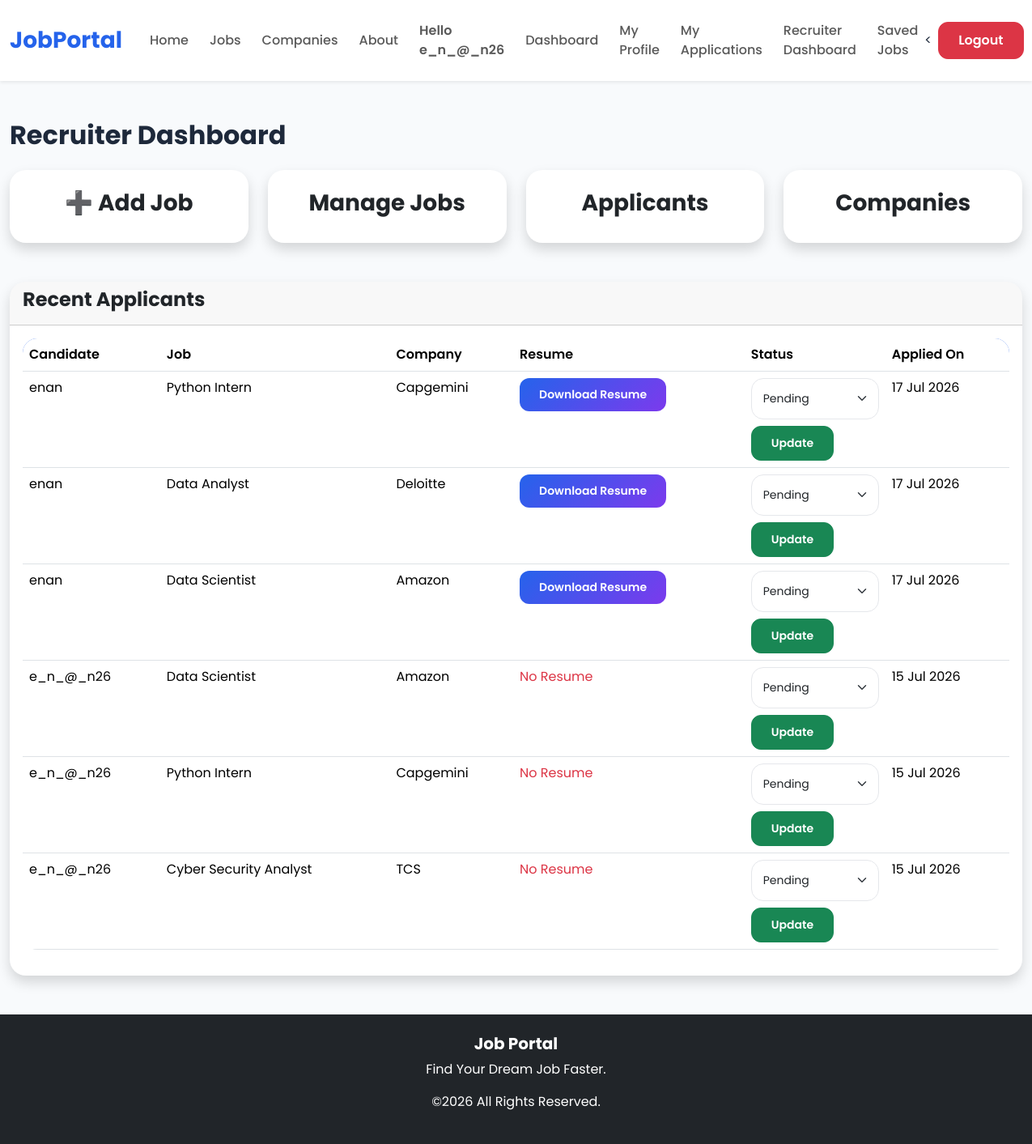
Before: /accounts/admin-dashboard/ (signed in) with the older database file.
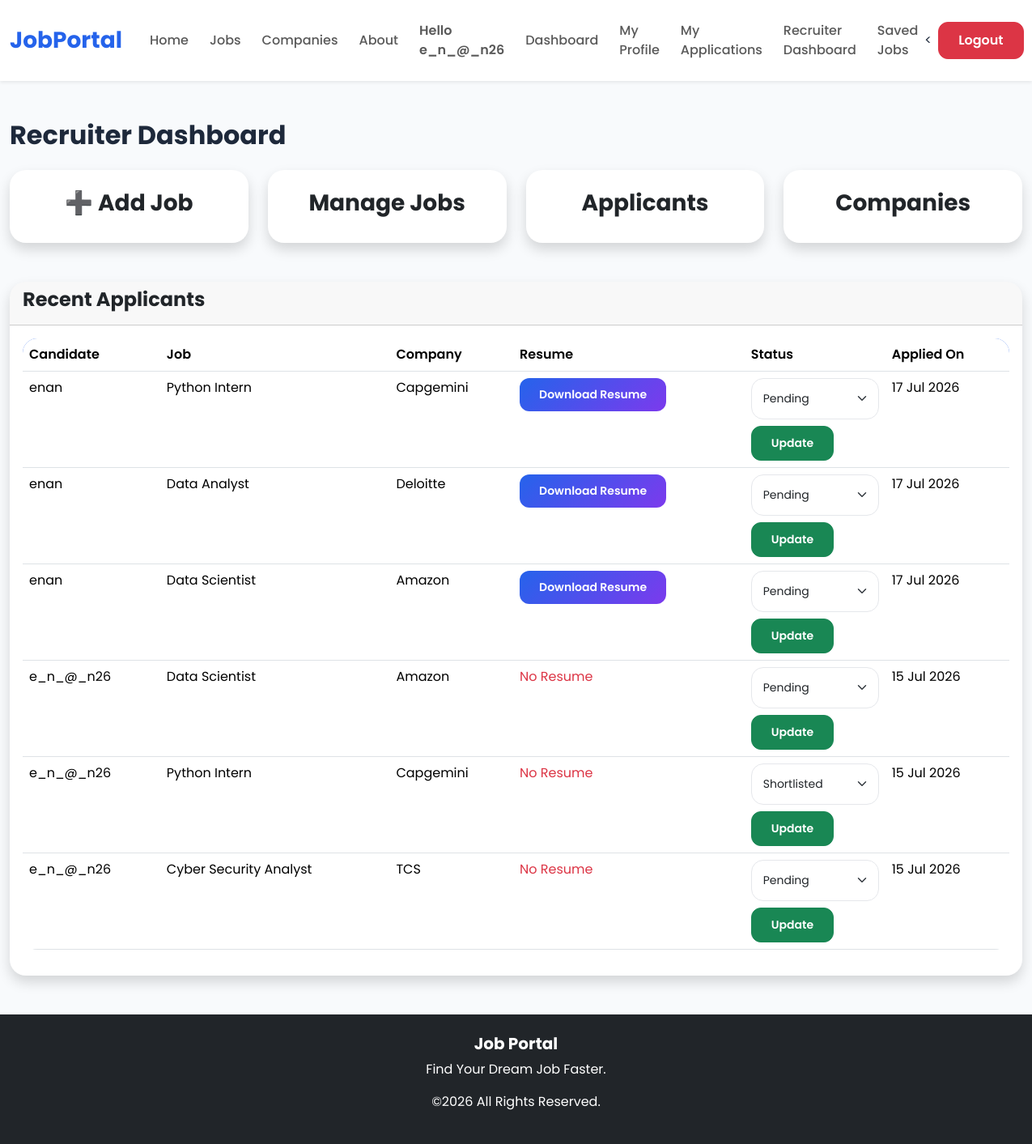
After: the same page with the newer database file.
### applications/models.py (models this page shows, shortened)
class Application(models.Model):
    STATUS_CHOICES = [
        ("Pending", "Pending"),
        ("Reviewed", "Reviewed"),
        ("Shortlisted", "Shortlisted"),
        ("Rejected", "Rejected"),
        ("Selected", "Selected"),
    ]
    candidate = models.ForeignKey(
        User,
        on_delete=models.CASCADE
    )
    job = models.ForeignKey(
        Job,
        on_delete=models.CASCADE
    )
    cover_letter = models.TextField(blank=True)
    status = models.CharField(
        max_length=20,
        choices=STATUS_CHOICES,
        default="Pending"
    )
    applied_at = models.DateTimeField(auto_now_add=True)
    class Meta:
        unique_together = ("candidate", "job")

### jobs/models.py (models this page shows, shortened)
class Job(models.Model):
    class EmploymentType(models.TextChoices):
        FULL_TIME = "full_time", "Full Time"
        PART_TIME = "part_time", "Part Time"
        CONTRACT = "contract", "Contract"
        INTERNSHIP = "internship", "Internship"
    title = models.CharField(max_length=200)
    company = models.ForeignKey(Company,on_delete=models.CASCADE)
    location = models.CharField(max_length=200)
    salary = models.CharField(max_length=100)
    description = models.TextField()
    employment_type = models.CharField(
        max_length=20,
        choices=EmploymentType.choices,
        default=EmploymentType.FULL_TIME,
    )
    is_active = models.BooleanField(default=True)
    created_at = models.DateTimeField(auto_now_add=True)
    updated_at = models.DateTimeField(default=timezone.now)
    class Meta:
        ordering = ["-created_at"]

class Company(models.Model):
    name = models.CharField(max_length=200)
    logo = models.ImageField(
        upload_to="company_logo/",
        blank=True,
        null=True
    )
    website = models.URLField(
        blank=True,
        null=True
    )
    email = models.EmailField(
        blank=True,
        null=True
    )
    location = models.CharField(
        max_length=200,
        blank=True,
        null=True
    )
    description = models.TextField(
        blank=True,
        null=True
    )

### accounts/views.py (the view)
# urls.py: path("admin-dashboard/",views.admin_dashboard,name="admin_dashboard",),
@staff_member_required
def admin_dashboard(request):
    applications = Application.objects.select_related(
        "candidate",
        "job",
        "job__company"
    ).order_by("-applied_at")
    context = {
        "applications": applications,
    }
    return render(
        request,
        "accounts/admin_dashboard.html",
        context
    )

### templates/accounts/admin_dashboard.html (shortened to what this page needs)
{% extends "base.html" %}
{% block content %}
<div class="container mt-5">
    <h2 class="mb-4">
        Recruiter Dashboard
    </h2>
    <div class="row">
        <div class="col-md-3">
    <a href="{% url 'add_job' %}"
       class="text-decoration-none text-dark">
        <div class="card shadow p-4 text-center">
            <h3>➕ Add Job</h3>
        </div>
    </a>
</div>
        <div class="col-md-3">
    <a href="{% url 'manage_jobs' %}"
       class="text-decoration-none text-dark">
        <div class="card shadow p-4 text-center">
            <h3>Manage Jobs</h3>
        </div>
    </a>
</div>
        <div class="col-md-3">
    <a href="{% url 'applicants' %}"
       class="text-decoration-none text-dark">
        <div class="card shadow p-4 text-center">
            <h3>Applicants</h3>
        </div>
    </a>
</div>
        <div class="col-md-3">
            <div class="card shadow p-4 text-center">
                <h3>Companies</h3>
            </div>
        </div>
    </div>
    <div class="card shadow mt-5">
    <div class="card-header">
        <h4>Recent Applicants</h4>
    </div>
    <div class="card-body">
        <table class="table table-hover">
            <thead>
                <tr>
                    <th>Candidate</th>
                    <th>Job</th>
                    <th>Company</th>
                    <th>Resume</th>
                    <th>Status</th>
                    <th>Applied On</th>
                </tr>
            </thead>
            <tbody>
            {% for application in applications %}
                <tr>
                    <td>{{ application.candidate.username }}</td>
                    <td>{{ application.job.title }}</td>
                    <td>{{ application.job.company.name }}</td>
                    <td>
    {% if application.candidate.candidateprofile.resume %}
    <a href="{{ application.candidate.candidateprofile.resume.url }}"
       target="_blank"
       class="btn btn-primary btn-sm">
        Download Resume
    </a>
    {% else %}
    <span class="text-danger">
        No Resume
    </span>
    {% endif %}
</td>
                   <td>
    <form method="POST"
          action="{% url 'update_application_status' application.id %}">
        <select
            name="status"
            class="form-select form-select-sm">
            <option value="Pending"
            {% if application.status == "Pending" %}selected{% endif %}>
                Pending
            </option>
            <option value="Shortlisted"
            {% if application.status == "Shortlisted" %}selected{% endif %}>
                Shortlisted
            </option>
        </select>
        <button
            class="btn btn-success btn-sm mt-2"
            type="submit">
            Update
        </button>
    </form>
</td>
                    <td>{{ application.applied_at|date:"d M Y" }}</td>
                </tr>
            {% empty %}
                <tr>
                    <td colspan="5" class="text-center">
                        No applications found.
                    </td>
                </tr>
            {% endfor %}
            </tbody>
        </table>
    </div>
</div>
</div>
{% endblock %}

### templates/base.html (shortened to what this page needs)
{% load static %}
<!DOCTYPE html>
<html lang="en">
<head>
<link href="https://cdn.jsdelivr.net/npm/bootstrap@5.3.3/dist/css/bootstrap.min.css" rel="stylesheet">
<link rel="stylesheet"
href="https://cdn.jsdelivr.net/npm/bootstrap-icons@1.11.3/font/bootstrap-icons.min.css">
<link rel="stylesheet"
href="https://cdnjs.cloudflare.com/ajax/libs/font-awesome/6.6.0/css/all.min.css">
<link rel="stylesheet"
href="{% static 'css/style.css' %}">
</head>
<body>
<nav class="navbar navbar-expand-lg bg-white shadow-sm sticky-top">
<div class="container">
<a class="navbar-brand fw-bold fs-3" href="/">
<span style="color:#2563eb;">Job</span>Portal
</a>
<div
class="collapse navbar-collapse"
id="nav">
<ul class="navbar-nav ms-auto align-items-center">
<li class="nav-item">
<a class="nav-link" href="/">Home</a>
</li>
<li class="nav-item">
<a class="nav-link" href="/jobs/">Jobs</a>
</li>
<li class="nav-item">
<a class="nav-link" href="/companies/">Companies</a>
</li>
<li class="nav-item">
<a class="nav-link" href="#">About</a>
</li>
{% if user.is_authenticated %}
<li class="nav-item">
<span class="nav-link fw-semibold">
Hello {{ user.username }}
</span>
</li>
<li class="nav-item">
    <a class="nav-link" href="{% url 'dashboard' %}">
        Dashboard
    </a>
</li>
<li class="nav-item">
<li class="nav-item">
<a class="nav-link"
href="{% url 'profile' %}">
My Profile
</a>
</li>
<li class="nav-item">
<a class="nav-link"
href="{% url 'my_applications' %}">
My Applications
</a>
</li>
{% if user.is_staff %}
<li class="nav-item">
    <a class="nav-link"
       href="{% url 'admin_dashboard' %}">
        Recruiter Dashboard
    </a>
</li>
{% endif %}
</li>
<li class="nav-item">
    <a class="nav-link" href="{% url 'saved_jobs' %}">
        Saved Jobs
    </a>
</li>
<<li class="nav-item ms-2">
    <a class="btn btn-danger"
       href="{% url 'logout' %}">
        Logout
    </a>
</li>
{% endif %}
</ul>
</div>
</div>
</nav>
{% block content %}
{% endblock %}
<footer class="bg-dark text-white mt-5">
<div class="container text-center py-4">
<h5>Job Portal</h5>
<p>Find Your Dream Job Faster.</p>
<p>©2026 All Rights Reserved.</p>
</div>
</footer>
</body>
</html>

### static/css/style.css (style rules this page uses)
* { margin:0; padding:0; box-sizing:border-box; font-family:'Poppins',sans-serif; }
html { scroll-behavior:smooth; }
body { font-family:'Inter',sans-serif; background:var(--bg); color:var(--text); overflow-x:hidden; }
a { text-decoration:none; transition:all .3s ease; }
:root { --primary:#2563eb; --secondary:#7c3aed; --accent:#06b6d4; --bg:#f8fafc; --card:#ffffff; --text:#1e293b; --muted:#64748b; --radius:18px; --shadow: 0 10px 30px rgba(0,0,0,.08); }
h1,h2,h3,h4,h5,h6 { font-family:'Poppins',sans-serif; font-weight:700; }
a { text-decoration:none; transition:.3s; }
.container { max-width:1280px; }
.card { border:none; border-radius:20px; box-shadow:0 15px 40px rgba(0,0,0,.08); transition:.35s; overflow:hidden; }
.table { background:white; border-radius:18px; overflow:hidden; }
.table thead { background:#2563eb; color:white; }
.table tbody tr { transition:.3s; }
.table th { font-weight:600; }
.navbar { background:white; box-shadow:0 10px 25px rgba(0,0,0,.05); padding:18px 0; }
.navbar-brand { font-size:32px; font-weight:800; color:#2563eb!important; }
.nav-link { font-weight:500; margin-left:10px; transition:.3s; }
.btn { border-radius:12px; padding:10px 24px; font-weight:600; transition:.35s; }
.btn-primary { background:linear-gradient(135deg,#2563eb,#7c3aed); border:none; }
.form-control, .form-select { border-radius:15px; padding:14px; border:1px solid #e5e7eb; }

Changed rows visible on the page:
changed Application: status "Pending" → "Shortlisted"
